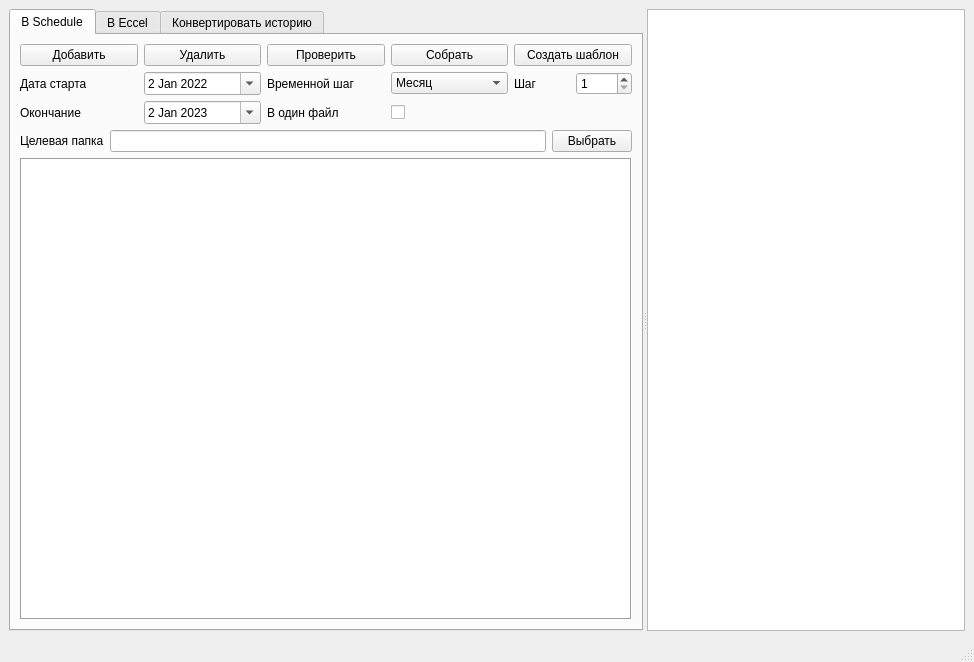
<?xml version="1.0" encoding="UTF-8"?>
<ui version="4.0">
 <class>MainWindow</class>
 <widget class="QMainWindow" name="MainWindow">
  <property name="geometry">
   <rect>
    <x>0</x>
    <y>0</y>
    <width>974</width>
    <height>662</height>
   </rect>
  </property>
  <property name="windowTitle">
   <string>ScheduleCreator</string>
  </property>
  <widget class="QWidget" name="centralwidget">
   <layout class="QHBoxLayout" name="horizontalLayout_2">
    <item>
     <widget class="QSplitter" name="splitter">
      <property name="orientation">
       <enum>Qt::Horizontal</enum>
      </property>
      <widget class="QTabWidget" name="tabWidget">
       <property name="minimumSize">
        <size>
         <width>500</width>
         <height>0</height>
        </size>
       </property>
       <property name="currentIndex">
        <number>0</number>
       </property>
       <widget class="QWidget" name="tab">
        <attribute name="title">
         <string>В Schedule</string>
        </attribute>
        <layout class="QVBoxLayout" name="verticalLayout_2">
         <item>
          <layout class="QGridLayout" name="gridLayout_2">
           <item row="0" column="2">
            <widget class="QPushButton" name="button_check_ecxel_sch">
             <property name="text">
              <string>Проверить</string>
             </property>
            </widget>
           </item>
           <item row="0" column="4">
            <widget class="QPushButton" name="button_get_pattern_sch">
             <property name="text">
              <string>Создать шаблон</string>
             </property>
            </widget>
           </item>
           <item row="0" column="1">
            <widget class="QPushButton" name="button_delite_excel_sch">
             <property name="text">
              <string>Удалить</string>
             </property>
            </widget>
           </item>
           <item row="1" column="2">
            <widget class="QLabel" name="label_size_step_to_sch">
             <property name="text">
              <string>Временной шаг</string>
             </property>
            </widget>
           </item>
           <item row="1" column="4">
            <layout class="QHBoxLayout" name="horizontalLayout">
             <item>
              <widget class="QLabel" name="label_size_step_to_sch_from_excel">
               <property name="text">
                <string>Шаг</string>
               </property>
              </widget>
             </item>
             <item>
              <widget class="QSpinBox" name="spinBox_size_to_sch">
               <property name="minimum">
                <number>1</number>
               </property>
               <property name="maximum">
                <number>999</number>
               </property>
               <property name="value">
                <number>1</number>
               </property>
              </widget>
             </item>
            </layout>
           </item>
           <item row="1" column="3">
            <widget class="QComboBox" name="comboBox_choose_value_stepto_sch">
             <item>
              <property name="text">
               <string>Месяц</string>
              </property>
             </item>
             <item>
              <property name="text">
               <string>Год</string>
              </property>
             </item>
             <item>
              <property name="text">
               <string>День</string>
              </property>
             </item>
             <item>
              <property name="text">
               <string>Час</string>
              </property>
             </item>
            </widget>
           </item>
           <item row="1" column="0">
            <widget class="QLabel" name="label_start_to_sch">
             <property name="text">
              <string>Дата старта</string>
             </property>
            </widget>
           </item>
           <item row="2" column="2">
            <widget class="QLabel" name="label_in_one_file_to_sch">
             <property name="text">
              <string>В один файл</string>
             </property>
            </widget>
           </item>
           <item row="2" column="3">
            <widget class="QCheckBox" name="checkBox_in_one_file_to_sch">
             <property name="text">
              <string/>
             </property>
             <property name="tristate">
              <bool>false</bool>
             </property>
            </widget>
           </item>
           <item row="2" column="0">
            <widget class="QLabel" name="label_end_to_sch">
             <property name="text">
              <string>Окончание</string>
             </property>
            </widget>
           </item>
           <item row="0" column="3">
            <widget class="QPushButton" name="button_create_sch">
             <property name="text">
              <string>Собрать</string>
             </property>
            </widget>
           </item>
           <item row="2" column="1">
            <widget class="QDateEdit" name="dateEdit_end_date_to_sch">
             <property name="wrapping">
              <bool>true</bool>
             </property>
             <property name="frame">
              <bool>true</bool>
             </property>
             <property name="buttonSymbols">
              <enum>QAbstractSpinBox::PlusMinus</enum>
             </property>
             <property name="accelerated">
              <bool>false</bool>
             </property>
             <property name="correctionMode">
              <enum>QAbstractSpinBox::CorrectToPreviousValue</enum>
             </property>
             <property name="keyboardTracking">
              <bool>false</bool>
             </property>
             <property name="showGroupSeparator" stdset="0">
              <bool>false</bool>
             </property>
             <property name="dateTime">
              <datetime>
               <hour>0</hour>
               <minute>0</minute>
               <second>0</second>
               <year>2023</year>
               <month>1</month>
               <day>2</day>
              </datetime>
             </property>
             <property name="currentSection">
              <enum>QDateTimeEdit::YearSection</enum>
             </property>
             <property name="calendarPopup">
              <bool>true</bool>
             </property>
             <property name="currentSectionIndex">
              <number>2</number>
             </property>
            </widget>
           </item>
           <item row="0" column="0">
            <widget class="QPushButton" name="button_add_excel_sch">
             <property name="text">
              <string>Добавить</string>
             </property>
            </widget>
           </item>
           <item row="1" column="1">
            <widget class="QDateEdit" name="dateEdit_start_date_to_sch">
             <property name="dateTime">
              <datetime>
               <hour>0</hour>
               <minute>0</minute>
               <second>0</second>
               <year>2022</year>
               <month>1</month>
               <day>2</day>
              </datetime>
             </property>
             <property name="calendarPopup">
              <bool>true</bool>
             </property>
            </widget>
           </item>
          </layout>
         </item>
         <item>
          <layout class="QGridLayout" name="gridLayout_5">
           <item row="0" column="0">
            <widget class="QLabel" name="label_target_folder_sch">
             <property name="text">
              <string>Целевая папка</string>
             </property>
            </widget>
           </item>
           <item row="0" column="1">
            <widget class="QLineEdit" name="lineEdit_target_folder_to_sch"/>
           </item>
           <item row="0" column="2">
            <widget class="QPushButton" name="pushButton_target_folder_to_sch">
             <property name="text">
              <string>Выбрать</string>
             </property>
            </widget>
           </item>
          </layout>
         </item>
         <item>
          <widget class="QListWidget" name="listWidget_to_sch">
           <property name="contextMenuPolicy">
            <enum>Qt::CustomContextMenu</enum>
           </property>
           <property name="frameShape">
            <enum>QFrame::Box</enum>
           </property>
          </widget>
         </item>
        </layout>
       </widget>
       <widget class="QWidget" name="tab_2">
        <attribute name="title">
         <string>В Eccel</string>
        </attribute>
        <layout class="QVBoxLayout" name="verticalLayout_3">
         <item>
          <layout class="QGridLayout" name="gridLayout">
           <item row="0" column="0">
            <widget class="QPushButton" name="button_add_sch">
             <property name="text">
              <string>Добавить</string>
             </property>
            </widget>
           </item>
           <item row="0" column="1">
            <widget class="QPushButton" name="button_delite_sch">
             <property name="text">
              <string>Удалить</string>
             </property>
            </widget>
           </item>
           <item row="0" column="2">
            <widget class="QPushButton" name="button_create_excel_from_sch">
             <property name="text">
              <string>Собрать</string>
             </property>
            </widget>
           </item>
           <item row="1" column="0">
            <widget class="QCheckBox" name="checkBox_one_file_to_excel">
             <property name="text">
              <string>В один файл</string>
             </property>
             <property name="tristate">
              <bool>false</bool>
             </property>
            </widget>
           </item>
          </layout>
         </item>
         <item>
          <layout class="QGridLayout" name="gridLayout_6">
           <item row="0" column="0">
            <widget class="QLabel" name="label_target_folder_to_excel">
             <property name="text">
              <string>Целевая папка</string>
             </property>
            </widget>
           </item>
           <item row="0" column="1">
            <widget class="QLineEdit" name="lineEdit_target_folder_to_excel"/>
           </item>
           <item row="0" column="2">
            <widget class="QPushButton" name="pushButton_target_folder_to_excel">
             <property name="text">
              <string>Выбрать</string>
             </property>
            </widget>
           </item>
          </layout>
         </item>
         <item>
          <widget class="QListWidget" name="listWidget_to_excel_from_sch">
           <property name="frameShape">
            <enum>QFrame::Box</enum>
           </property>
          </widget>
         </item>
        </layout>
       </widget>
       <widget class="QWidget" name="tab_3">
        <attribute name="title">
         <string>Конвертировать историю</string>
        </attribute>
        <layout class="QVBoxLayout" name="verticalLayout">
         <item>
          <layout class="QGridLayout" name="gridLayout_4">
           <item row="1" column="4">
            <layout class="QHBoxLayout" name="horizontalLayout_3">
             <item>
              <widget class="QLabel" name="label_size_step_sch_from_excel">
               <property name="text">
                <string>Шаг</string>
               </property>
              </widget>
             </item>
             <item>
              <widget class="QSpinBox" name="spinBox_size_to_hist">
               <property name="minimum">
                <number>1</number>
               </property>
               <property name="maximum">
                <number>999</number>
               </property>
               <property name="value">
                <number>1</number>
               </property>
              </widget>
             </item>
            </layout>
           </item>
           <item row="1" column="1">
            <widget class="QDateEdit" name="dateEdit_start_date_hist">
             <property name="dateTime">
              <datetime>
               <hour>0</hour>
               <minute>0</minute>
               <second>0</second>
               <year>2010</year>
               <month>1</month>
               <day>2</day>
              </datetime>
             </property>
             <property name="calendarPopup">
              <bool>true</bool>
             </property>
            </widget>
           </item>
           <item row="1" column="2">
            <widget class="QLabel" name="label_size_step_sch">
             <property name="text">
              <string>Временной шаг</string>
             </property>
            </widget>
           </item>
           <item row="2" column="3">
            <widget class="QCheckBox" name="checkBox_in_one_file_sch">
             <property name="enabled">
              <bool>true</bool>
             </property>
             <property name="tabletTracking">
              <bool>false</bool>
             </property>
             <property name="acceptDrops">
              <bool>false</bool>
             </property>
             <property name="toolTipDuration">
              <number>-1</number>
             </property>
             <property name="text">
              <string/>
             </property>
             <property name="checked">
              <bool>true</bool>
             </property>
             <property name="tristate">
              <bool>false</bool>
             </property>
            </widget>
           </item>
           <item row="1" column="0">
            <widget class="QLabel" name="label_hist">
             <property name="text">
              <string>Дата старта</string>
             </property>
            </widget>
           </item>
           <item row="2" column="0">
            <widget class="QLabel" name="label_end_hist">
             <property name="text">
              <string>Окончание</string>
             </property>
            </widget>
           </item>
           <item row="1" column="3">
            <widget class="QComboBox" name="comboBox_choose_value_step_sch">
             <item>
              <property name="text">
               <string>Месяц</string>
              </property>
             </item>
             <item>
              <property name="text">
               <string>Год</string>
              </property>
             </item>
             <item>
              <property name="text">
               <string>День</string>
              </property>
             </item>
             <item>
              <property name="text">
               <string>Час</string>
              </property>
             </item>
            </widget>
           </item>
           <item row="0" column="3">
            <widget class="QPushButton" name="button_create_sch_hist">
             <property name="text">
              <string>Собрать</string>
             </property>
            </widget>
           </item>
           <item row="0" column="4">
            <widget class="QPushButton" name="button_get_pattern_hist">
             <property name="enabled">
              <bool>false</bool>
             </property>
             <property name="text">
              <string>Создать шаблон</string>
             </property>
            </widget>
           </item>
           <item row="0" column="1">
            <widget class="QPushButton" name="button_delite_excel_hist">
             <property name="text">
              <string>Удалить</string>
             </property>
            </widget>
           </item>
           <item row="2" column="1">
            <widget class="QDateEdit" name="dateEdit_end_date_hist">
             <property name="dateTime">
              <datetime>
               <hour>0</hour>
               <minute>0</minute>
               <second>0</second>
               <year>2020</year>
               <month>1</month>
               <day>2</day>
              </datetime>
             </property>
             <property name="calendarPopup">
              <bool>true</bool>
             </property>
            </widget>
           </item>
           <item row="0" column="2">
            <widget class="QPushButton" name="button_check_ecxel_hist">
             <property name="enabled">
              <bool>false</bool>
             </property>
             <property name="text">
              <string>Проверить</string>
             </property>
            </widget>
           </item>
           <item row="2" column="2">
            <widget class="QLabel" name="label_in_one_file_sch">
             <property name="text">
              <string>В один файл</string>
             </property>
            </widget>
           </item>
           <item row="0" column="0">
            <widget class="QPushButton" name="button_add_excel_hist">
             <property name="text">
              <string>Добавить</string>
             </property>
            </widget>
           </item>
          </layout>
         </item>
         <item>
          <layout class="QGridLayout" name="gridLayout_3">
           <item row="0" column="2">
            <widget class="QCheckBox" name="checkBox_wefac">
             <property name="text">
              <string>WEFAC</string>
             </property>
            </widget>
           </item>
           <item row="0" column="0">
            <widget class="QCheckBox" name="checkBox_prod_well_stop">
             <property name="text">
              <string>Остановки добывающих</string>
             </property>
            </widget>
           </item>
           <item row="0" column="3">
            <widget class="QCheckBox" name="checkBox_hist_to_excel">
             <property name="text">
              <string>В Excel</string>
             </property>
            </widget>
           </item>
           <item row="0" column="1">
            <widget class="QCheckBox" name="checkBox_inj_well_stop">
             <property name="text">
              <string>Остановки нагнетательных</string>
             </property>
            </widget>
           </item>
          </layout>
         </item>
         <item>
          <layout class="QGridLayout" name="gridLayout_9">
           <item row="0" column="0">
            <widget class="QLabel" name="label_3">
             <property name="text">
              <string>Контроль водонагнетательных</string>
             </property>
            </widget>
           </item>
           <item row="0" column="2">
            <widget class="QLabel" name="label_4">
             <property name="text">
              <string>Контроль добывающих</string>
             </property>
            </widget>
           </item>
           <item row="0" column="4">
            <widget class="QComboBox" name="comboBox_hist_prod_control">
             <item>
              <property name="text">
               <string>LRAT</string>
              </property>
             </item>
             <item>
              <property name="text">
               <string>ORAT</string>
              </property>
             </item>
             <item>
              <property name="text">
               <string>WRAT</string>
              </property>
             </item>
             <item>
              <property name="text">
               <string>GRAT</string>
              </property>
             </item>
             <item>
              <property name="text">
               <string>WGRA</string>
              </property>
             </item>
             <item>
              <property name="text">
               <string>NGL</string>
              </property>
             </item>
             <item>
              <property name="text">
               <string>RESV</string>
              </property>
             </item>
             <item>
              <property name="text">
               <string>BHP</string>
              </property>
             </item>
             <item>
              <property name="text">
               <string>THP</string>
              </property>
             </item>
             <item>
              <property name="text">
               <string>TGRUP</string>
              </property>
             </item>
             <item>
              <property name="text">
               <string>NONE</string>
              </property>
             </item>
            </widget>
           </item>
           <item row="0" column="1">
            <widget class="QComboBox" name="comboBox_hist_inj_control">
             <item>
              <property name="text">
               <string>RATE</string>
              </property>
             </item>
             <item>
              <property name="text">
               <string>BHP</string>
              </property>
             </item>
             <item>
              <property name="text">
               <string>THP</string>
              </property>
             </item>
             <item>
              <property name="text">
               <string>RESV</string>
              </property>
             </item>
             <item>
              <property name="text">
               <string>GRUP</string>
              </property>
             </item>
            </widget>
           </item>
          </layout>
         </item>
         <item>
          <layout class="QGridLayout" name="gridLayout_7">
           <item row="0" column="0">
            <widget class="QLabel" name="label_target_folder_hist">
             <property name="text">
              <string>Целевая папка</string>
             </property>
            </widget>
           </item>
           <item row="0" column="1">
            <widget class="QLineEdit" name="lineEdit_target_folder_hist"/>
           </item>
           <item row="0" column="2">
            <widget class="QPushButton" name="pushButton_target_folder_hist">
             <property name="text">
              <string>Выбрать</string>
             </property>
            </widget>
           </item>
          </layout>
         </item>
         <item>
          <widget class="QListWidget" name="listWidget_hist">
           <property name="frameShape">
            <enum>QFrame::Box</enum>
           </property>
          </widget>
         </item>
        </layout>
       </widget>
      </widget>
      <widget class="QTextBrowser" name="textBrowser_log">
       <property name="sizePolicy">
        <sizepolicy hsizetype="Preferred" vsizetype="Expanding">
         <horstretch>0</horstretch>
         <verstretch>0</verstretch>
        </sizepolicy>
       </property>
      </widget>
     </widget>
    </item>
   </layout>
  </widget>
  <widget class="QMenuBar" name="menubar">
   <property name="geometry">
    <rect>
     <x>0</x>
     <y>0</y>
     <width>974</width>
     <height>22</height>
    </rect>
   </property>
  </widget>
  <widget class="QStatusBar" name="statusbar"/>
 </widget>
 <resources/>
 <connections>
  <connection>
   <sender>button_add_excel_sch</sender>
   <signal>clicked()</signal>
   <receiver>MainWindow</receiver>
   <slot>add_excel_to_sch()</slot>
   <hints>
    <hint type="sourcelabel">
     <x>85</x>
     <y>74</y>
    </hint>
    <hint type="destinationlabel">
     <x>161</x>
     <y>27</y>
    </hint>
   </hints>
  </connection>
  <connection>
   <sender>button_delite_excel_sch</sender>
   <signal>clicked()</signal>
   <receiver>MainWindow</receiver>
   <slot>del_excel_to_sch()</slot>
   <hints>
    <hint type="sourcelabel">
     <x>158</x>
     <y>80</y>
    </hint>
    <hint type="destinationlabel">
     <x>307</x>
     <y>27</y>
    </hint>
   </hints>
  </connection>
  <connection>
   <sender>button_check_ecxel_sch</sender>
   <signal>clicked()</signal>
   <receiver>MainWindow</receiver>
   <slot>scheck_excel_to_sch()</slot>
   <hints>
    <hint type="sourcelabel">
     <x>268</x>
     <y>78</y>
    </hint>
    <hint type="destinationlabel">
     <x>443</x>
     <y>27</y>
    </hint>
   </hints>
  </connection>
  <connection>
   <sender>button_create_sch</sender>
   <signal>clicked()</signal>
   <receiver>MainWindow</receiver>
   <slot>screate_sch_from_excel()</slot>
   <hints>
    <hint type="sourcelabel">
     <x>420</x>
     <y>76</y>
    </hint>
    <hint type="destinationlabel">
     <x>431</x>
     <y>23</y>
    </hint>
   </hints>
  </connection>
  <connection>
   <sender>button_get_pattern_sch</sender>
   <signal>clicked()</signal>
   <receiver>MainWindow</receiver>
   <slot>create_excel_pattern_sch()</slot>
   <hints>
    <hint type="sourcelabel">
     <x>584</x>
     <y>86</y>
    </hint>
    <hint type="destinationlabel">
     <x>580</x>
     <y>27</y>
    </hint>
   </hints>
  </connection>
  <connection>
   <sender>button_add_sch</sender>
   <signal>clicked()</signal>
   <receiver>MainWindow</receiver>
   <slot>add_sch_to_excel()</slot>
   <hints>
    <hint type="sourcelabel">
     <x>133</x>
     <y>86</y>
    </hint>
    <hint type="destinationlabel">
     <x>17</x>
     <y>25</y>
    </hint>
   </hints>
  </connection>
  <connection>
   <sender>button_delite_sch</sender>
   <signal>clicked()</signal>
   <receiver>MainWindow</receiver>
   <slot>del_sch_to_excel()</slot>
   <hints>
    <hint type="sourcelabel">
     <x>228</x>
     <y>79</y>
    </hint>
    <hint type="destinationlabel">
     <x>220</x>
     <y>572</y>
    </hint>
   </hints>
  </connection>
  <connection>
   <sender>button_create_excel_from_sch</sender>
   <signal>clicked()</signal>
   <receiver>MainWindow</receiver>
   <slot>create_excel_from_sch()</slot>
   <hints>
    <hint type="sourcelabel">
     <x>438</x>
     <y>83</y>
    </hint>
    <hint type="destinationlabel">
     <x>375</x>
     <y>572</y>
    </hint>
   </hints>
  </connection>
  <connection>
   <sender>button_add_excel_hist</sender>
   <signal>clicked()</signal>
   <receiver>MainWindow</receiver>
   <slot>add_hist()</slot>
   <hints>
    <hint type="sourcelabel">
     <x>45</x>
     <y>75</y>
    </hint>
    <hint type="destinationlabel">
     <x>45</x>
     <y>29</y>
    </hint>
   </hints>
  </connection>
  <connection>
   <sender>button_delite_excel_hist</sender>
   <signal>clicked()</signal>
   <receiver>MainWindow</receiver>
   <slot>del_hist()</slot>
   <hints>
    <hint type="sourcelabel">
     <x>146</x>
     <y>71</y>
    </hint>
    <hint type="destinationlabel">
     <x>153</x>
     <y>23</y>
    </hint>
   </hints>
  </connection>
  <connection>
   <sender>button_check_ecxel_hist</sender>
   <signal>clicked()</signal>
   <receiver>MainWindow</receiver>
   <slot>check_hist_files()</slot>
   <hints>
    <hint type="sourcelabel">
     <x>274</x>
     <y>76</y>
    </hint>
    <hint type="destinationlabel">
     <x>277</x>
     <y>22</y>
    </hint>
   </hints>
  </connection>
  <connection>
   <sender>button_create_sch_hist</sender>
   <signal>clicked()</signal>
   <receiver>MainWindow</receiver>
   <slot>create_from_hist_files()</slot>
   <hints>
    <hint type="sourcelabel">
     <x>432</x>
     <y>86</y>
    </hint>
    <hint type="destinationlabel">
     <x>388</x>
     <y>572</y>
    </hint>
   </hints>
  </connection>
  <connection>
   <sender>button_get_pattern_hist</sender>
   <signal>clicked()</signal>
   <receiver>MainWindow</receiver>
   <slot>create_hist_pattern()</slot>
   <hints>
    <hint type="sourcelabel">
     <x>539</x>
     <y>79</y>
    </hint>
    <hint type="destinationlabel">
     <x>565</x>
     <y>572</y>
    </hint>
   </hints>
  </connection>
  <connection>
   <sender>pushButton_target_folder_to_sch</sender>
   <signal>clicked()</signal>
   <receiver>MainWindow</receiver>
   <slot>choose_target_folder_to_sch()</slot>
   <hints>
    <hint type="sourcelabel">
     <x>598</x>
     <y>171</y>
    </hint>
    <hint type="destinationlabel">
     <x>540</x>
     <y>549</y>
    </hint>
   </hints>
  </connection>
  <connection>
   <sender>pushButton_target_folder_to_excel</sender>
   <signal>clicked()</signal>
   <receiver>MainWindow</receiver>
   <slot>choose_target_folder_to_excel()</slot>
   <hints>
    <hint type="sourcelabel">
     <x>584</x>
     <y>133</y>
    </hint>
    <hint type="destinationlabel">
     <x>532</x>
     <y>545</y>
    </hint>
   </hints>
  </connection>
  <connection>
   <sender>pushButton_target_folder_hist</sender>
   <signal>clicked()</signal>
   <receiver>MainWindow</receiver>
   <slot>choose_target_folder_hist()</slot>
   <hints>
    <hint type="sourcelabel">
     <x>589</x>
     <y>227</y>
    </hint>
    <hint type="destinationlabel">
     <x>735</x>
     <y>546</y>
    </hint>
   </hints>
  </connection>
 </connections>
 <designerdata>
  <property name="gridDeltaX">
   <number>10</number>
  </property>
  <property name="gridDeltaY">
   <number>10</number>
  </property>
  <property name="gridSnapX">
   <bool>true</bool>
  </property>
  <property name="gridSnapY">
   <bool>true</bool>
  </property>
  <property name="gridVisible">
   <bool>true</bool>
  </property>
 </designerdata>
 <slots>
  <slot>add_excel_to_sch()</slot>
  <slot>del_excel_to_sch()</slot>
  <slot>check_excel_to_sch()</slot>
  <slot>create_sch_from_excel()</slot>
  <slot>create_excel_pattern_sch()</slot>
  <slot>add_sch_to_excel()</slot>
  <slot>del_sch_to_excel()</slot>
  <slot>create_excel_from_sch()</slot>
  <slot>add_hist()</slot>
  <slot>del_hist()</slot>
  <slot>check_hist_files()</slot>
  <slot>create_from_hist_files()</slot>
  <slot>create_hist_pattern()</slot>
  <slot>choose_target_folder_to_sch()</slot>
  <slot>choose_target_folder_to_excel()</slot>
  <slot>choose_target_folder_hist()</slot>
 </slots>
</ui>
